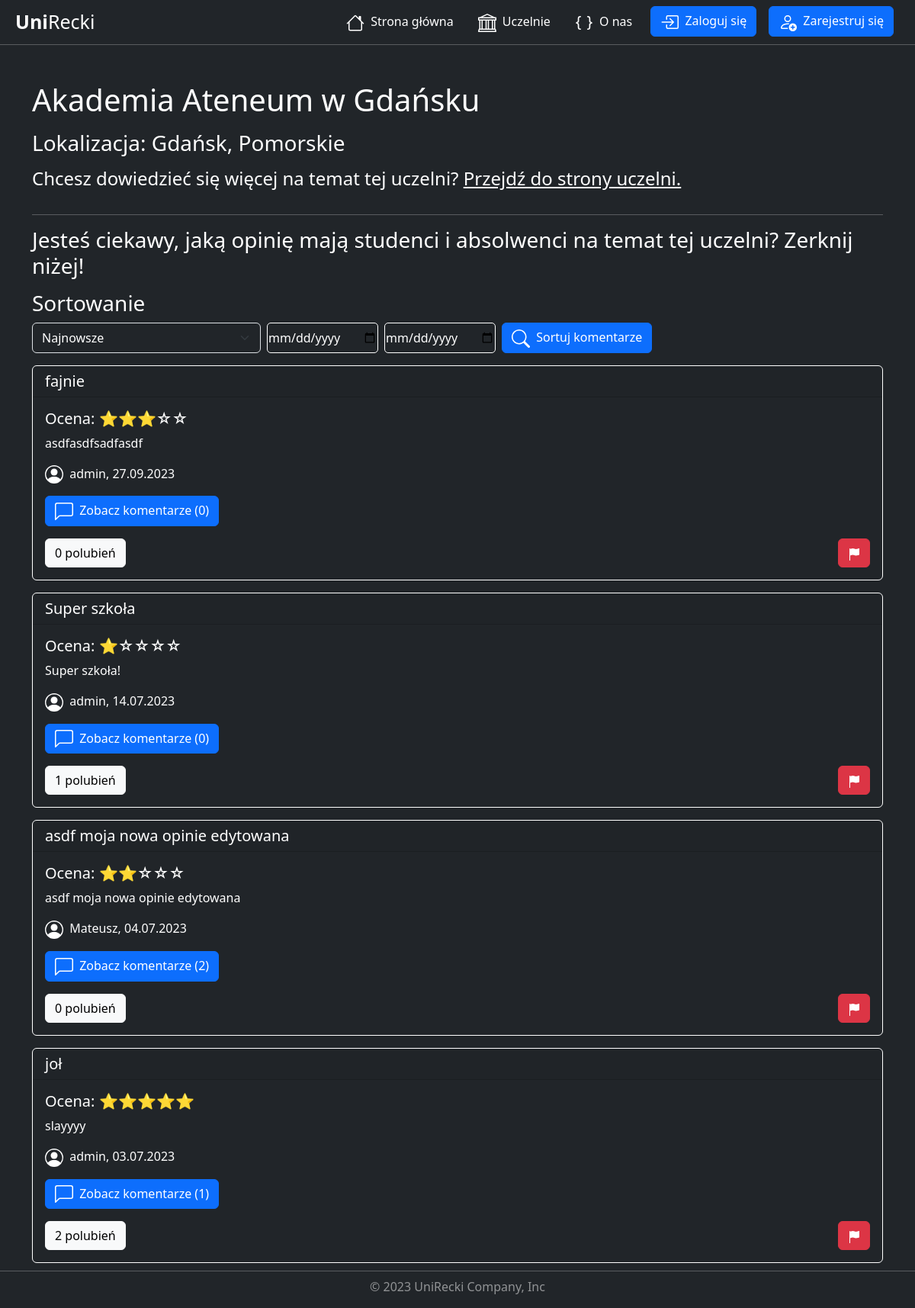
The app's page /university/5/ with its own data.
### universities/models.py (models this page shows, shortened)
class University(models.Model):
    name = models.CharField(max_length=150)
    search_name = models.CharField(max_length=150, blank=True)
    voivodeship = models.CharField(max_length=150)
    city = models.CharField(max_length=150)
    link = models.CharField(max_length=150)
    class Meta:
        verbose_name = 'University'
        verbose_name_plural = 'Universities'

class Review(models.Model):
    title = models.CharField( max_length=150)
    description = models.CharField( max_length=3000)
    rating = models.IntegerField(validators=[
            MaxValueValidator(5),
            MinValueValidator(1)
        ])
    add_date = models.DateTimeField(default=timezone.now, blank=True)
    university = models.ForeignKey(University, on_delete=models.CASCADE)
    user = models.ForeignKey(User, on_delete=models.CASCADE)
    users_like = models.ManyToManyField(User, related_name='images_liked', blank=True)
    active = models.BooleanField(default=True)
    class Meta:
        verbose_name = 'Review'
        verbose_name_plural = 'Reviews'

### universities/views.py (the view)
# urls.py: path('<int:pk>/', views.UniversityDetailView.as_view(), name='university_detail'),
class UniversityDetailView(DetailView):
    model = University
    template_name = 'universities/university_detail.html'
    context_object_name = 'university'
    def get_context_data(self, **kwargs):
        context = super().get_context_data(**kwargs)
        university = self.get_object()
        sort_method = self.request.GET.get('sort_method', 'newest')
        start_date = self.request.GET.get('start_date', '')
        end_date = self.request.GET.get('end_date', '')
        allowed_sort_methods = ['newest', 'oldest', 'most_comments', 'most_likes', 'best_ratings', 'worst_ratings']
        if sort_method not in allowed_sort_methods:
            raise Http404("Invalid sort method")
        if sort_method == 'newest':
            reviews = university.review_set.all().order_by('-add_date')
        elif sort_method == 'oldest':
            reviews = university.review_set.all().order_by('add_date')
        elif sort_method == 'most_comments':
            reviews = university.review_set.annotate(num_comments=Count('comment')).order_by('-num_comments', '-add_date')
        elif sort_method == 'most_likes':
            reviews = university.review_set.annotate(num_likes=Count('users_like')).order_by('-num_likes', '-add_date')
        elif sort_method == 'best_ratings':
            reviews = university.review_set.all().order_by('-rating')
        elif sort_method == 'worst_ratings':
            reviews = university.review_set.all().order_by('rating')
        context['has_reviews'] = bool(reviews.filter(active=True))
        if start_date and end_date:
            if datetime.strptime(start_date, "%Y-%m-%d") > datetime.strptime(end_date, "%Y-%m-%d"):
                temp = start_date
                start_date = end_date
                end_date = temp
                messages.info(self.request, "Pierwsza data jest większa od drugiej, dlatego poprawiono kolejność.")
        if start_date:
            reviews = reviews.filter(add_date__gte=start_date)
        if end_date:
            reviews = reviews.filter(add_date__lte=end_date)
        reviews = reviews.annotate(num_active_comments=Count('comment', filter=Q(comment__active=True)))
        context['sort_method'] = sort_method
        context['reviews'] = reviews.filter(active=True)
        context['oldest_review_date'] = start_date if start_date else ''
        context['newest_review_date'] = end_date if end_date else ''
        return context

### universities/templates/universities/university_detail.html (shortened to what this page needs)
{% extends "base.html" %}
{% load static %}
{% block css %}
    <link rel="stylesheet" href="{% static "universities/university_detail.css" %}">
{% endblock css %}
{% block content %}
    <div class="container mt-5">
        <div class="row">
            <h1 class="mb-3">{{ university.name }}</h1>
            <h3 class="mb-3">Lokalizacja: {{ university.city }}, {{ university.voivodeship | capfirst }}</h3>
        </div>
        <div class="row">
            <h4 class="mb-3">
                Chcesz dowiedzieć się więcej na temat tej uczelni? <a href="{{ university.link }}">Przejdź do strony uczelni.</a>
            </h4>
        </div>
        <hr class="mt-3">
        <h3 class="mb-3">Jesteś ciekawy, jaką opinię mają studenci i absolwenci na temat tej uczelni? Zerknij niżej!</h3>
        {% if has_reviews %}
            <form action="." method="get" name="SortForm">
                <h3 class="p-0 mb-2">Sortowanie</h3>
                <div class="d-flex">
                    <select class="form-select text-bg-dark sort" name="sort_method">
                        <option value="newest" {% if sort_method == "newest" %}selected{% endif %}>Najnowsze</option>
                    </select>
                    <input name="start_date"
                           type="date"
                           class="ms-2 picker"
                           value="{{ oldest_review_date }}">
                    <input name="end_date"
                           type="date"
                           class="ms-2 picker"
                           value="{{ newest_review_date }}">
                    <button class="btn btn-primary ms-2" type="submit">
                        Sortuj komentarze
                    </button>
                </div>
            </form>
        {% endif %}
        {% for review in reviews %}
            <div class="card bg-dark mt-3">
                <h5 class="card-header ">{{ review.title }}</h5>
                <div class="card-body">
                    <h5 class="card-title">
                        Ocena:
                        {% if review.rating == 5 %}
                            ⭐⭐⭐⭐⭐
                        {% elif review.rating == 4 %}
                            ⭐⭐⭐⭐☆
                        {% elif review.rating == 3 %}
                            ⭐⭐⭐☆☆
                        {% elif review.rating == 2 %}
                            ⭐⭐☆☆☆
                        {% elif review.rating == 1 %}
                            ⭐☆☆☆☆
                        {% endif %}
                    </h5>
                    <p class="card-text">{{ review.description }}</p>
                    <p class="card-text">
                        {{ review.user.username }}, {{ review.add_date|date:"d.m.Y" }}
                    </p>
                    <p class="card-text">
                        <a href="{% url 'review_detail' review.pk %}" class="btn btn-primary">
                        Zobacz komentarze ({{ review.num_active_comments }})</a>
                    </p>
                    <div class="row">
                        <div class="col-6">
                            {% with total_likes=review.users_like.count %}
                                <span class="count-{{ review.id }} btn btn-light me-2">
                                    <span class="total">{{ total_likes }}</span>
                                    polubień
                                </span>
                            {% endwith %}
                        </div>
                        <div class="col-6 d-flex justify-content-end align-items-end">
                            <a href="{% url 'review_report_create' review.pk %}"
                               title="Zgłoś opinię"
                               class="btn btn-danger">
                            </a>
                        </div>
                    </div>
                </div>
            </div>
        {% empty %}
            {% if has_reviews %}
                <p class="mt-2">Nie znaleziono recenzji z tego przedziału czasowego.</p>
            {% else %}
                <p class="mt-2">Brak opinii dla tej uczelni.</p>
            {% endif %}
        {% endfor %}
    </div>
{% endblock content %}

### static/styles.css (style rules this page uses)
body { color: white; }
h1 { color: white; }
a { color: white; }
h3 { color: white; }

### universities/static/universities/university_detail.css (style rules this page uses)
.card { color: white; border: 1px solid white; margin-bottom: 10px; }
hr { color: white; }
.sort { width: 300px; }
.picker { background-color: #212529; color: white; border: 1px solid white; border-radius: 5px; }

### records on screen
University: name "Akademia Ateneum w Gdańsku", city "Gdańsk", voivodeship "Pomorskie"
Review: title "fajnie", description "asdfasdfsadfasdf", user.username "admin", add_date "27.09.2023", num_active_comments "0", users_like.count "0"
Review: title "Super szkoła", description "Super szkoła!", user.username "admin", add_date "14.07.2023", num_active_comments "0", users_like.count "1"
Review: title "asdf moja nowa opinie edytowana", description "asdf moja nowa opinie edytowana", user.username "Mateusz", add_date "04.07.2023", num_active_comments "2", users_like.count "0"
Review: title "joł", description "slayyyy", user.username "admin", add_date "03.07.2023", num_active_comments "1", users_like.count "2"
